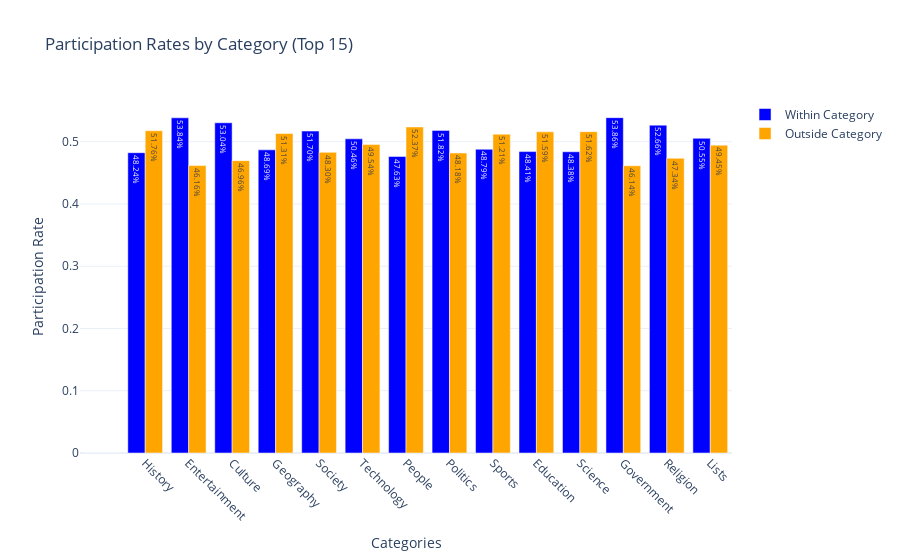

The notebook cell this image was saved under:
### Markdown cell above
# Participation rate same/different group

### Code cell
plot_participation_rates(df_vote, top_15_categories, title="Participation Rates by Category (Top 15)", top_n=15)

### Figure 1 — Plotly figure (JSON) as saved in the notebook; plotly's stock layout.template omitted (floating-point values rounded to 4 significant figures)
{"data": [{"marker": {"color": "blue"}, "name": "Within Category", "text": ["0.00%", "48.24%", "53.84%", "53.04%", "48.69%", "51.70%", "50.46%", "47.63%", "51.82%", "48.79%", "48.41%", "48.38%", "53.86%", "52.66%", "50.55%"], "textposition": "auto", "type": "bar", "x": ["", "History", "Entertainment", "Culture", "Geography", "Society", "Technology", "People", "Politics", "Sports", "Education", "Science", "Government", "Religion", "Lists"], "y": [0, 0.4824, 0.5384, 0.5304, 0.4869, 0.517, 0.5046, 0.4763, 0.5182, 0.4879, 0.4841, 0.4838, 0.5386, 0.5266, 0.5055]}, {"marker": {"color": "orange"}, "name": "Outside Category", "text": ["0.00%", "51.76%", "46.16%", "46.96%", "51.31%", "48.30%", "49.54%", "52.37%", "48.18%", "51.21%", "51.59%", "51.62%", "46.14%", "47.34%", "49.45%"], "textposition": "auto", "type": "bar", "x": ["", "History", "Entertainment", "Culture", "Geography", "Society", "Technology", "People", "Politics", "Sports", "Education", "Science", "Government", "Religion", "Lists"], "y": [0, 0.5176, 0.4616, 0.4696, 0.5131, 0.483, 0.4954, 0.5237, 0.4818, 0.5121, 0.5159, 0.5162, 0.4614, 0.4734, 0.4945]}], "layout": {"barmode": "group", "title": {"text": "Participation Rates by Category (Top 15)"}, "xaxis": {"tickangle": 45, "title": {"text": "Categories"}}, "yaxis": {"title": {"text": "Participation Rate"}}}}
